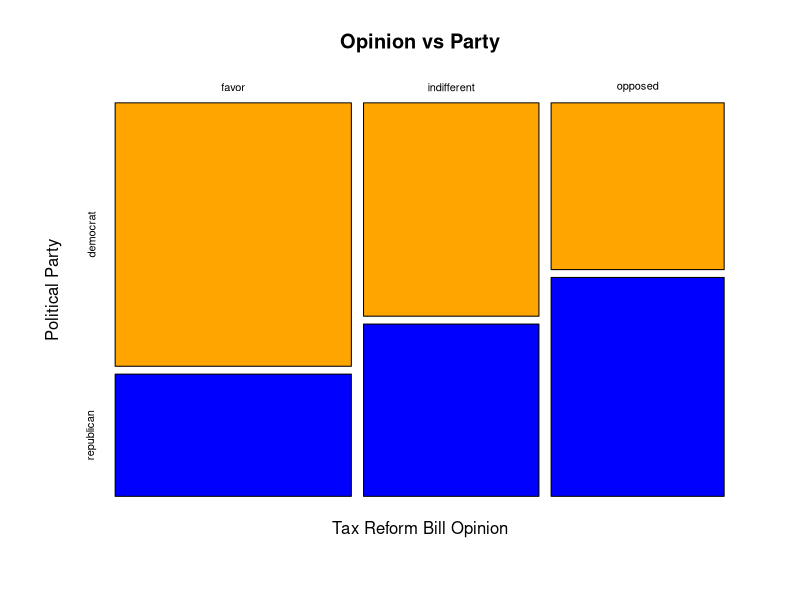

This figure's R source:
## ---- chunk 1
democrat <- c(138,83,64);
republican <- c(64,67,84);
tax_opinion <- data.frame(democrat, republican);
rownames(tax_opinion) <- c('favor','indifferent','opposed');
tax_opinion
## ---- chunk 2
mosaicplot(tax_opinion,
           ylab = "Political Party", 
           xlab = "Tax Reform Bill Opinion",
           main = "Opinion vs Party",
           color = c("orange", "blue"));
## ---- chunk 3
chisq.test(x = tax_opinion, correct = FALSE)
